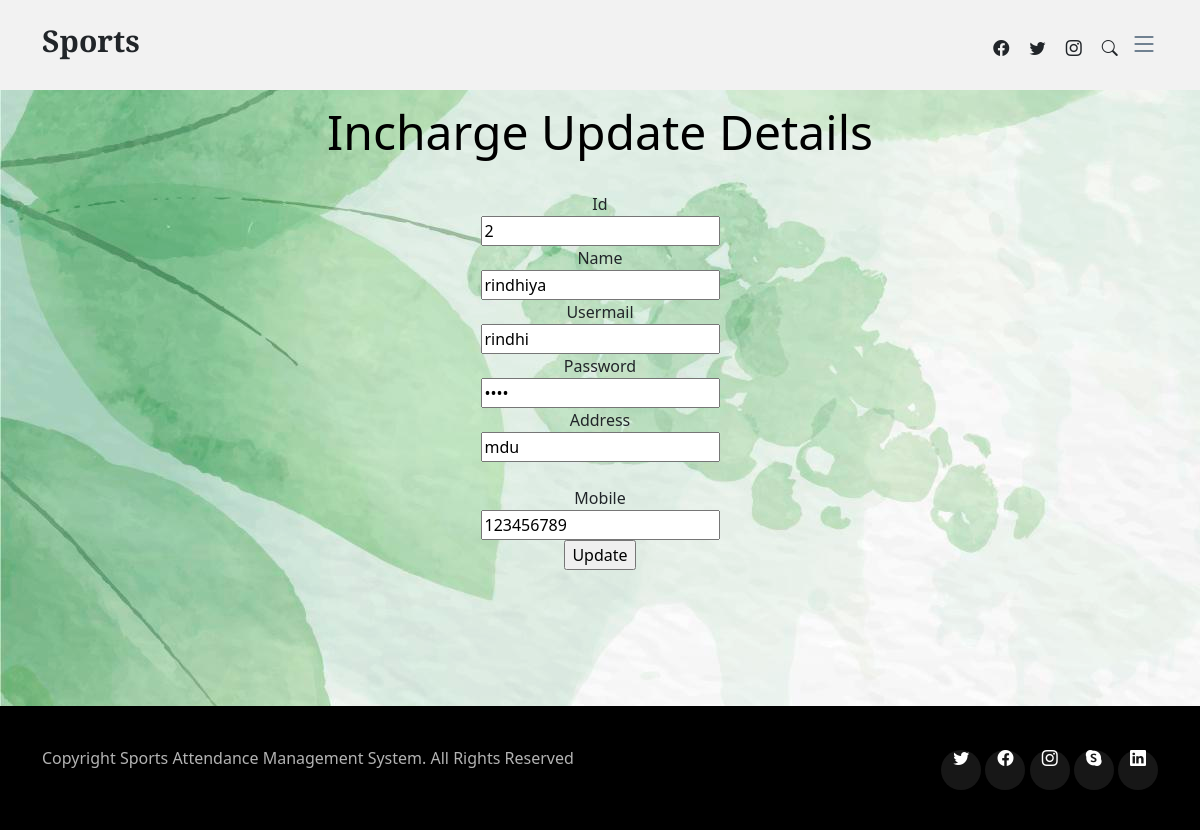
The app's page /inchrgeupdate.php?select=2 with its own data.
### tables this page shows
CREATE TABLE IF NOT EXISTS `sprtsin` (
  `id` int(50) NOT NULL AUTO_INCREMENT,
  `name` varchar(50) NOT NULL,
  `usermail` varchar(50) NOT NULL,
  `password` varchar(50) NOT NULL,
  `address` varchar(50) NOT NULL,
  `mobile` varchar(50) NOT NULL,
  PRIMARY KEY (`id`)
);

### inchrgeupdate.php (the view, shortened to what this page needs)
<?php
	include_once("style.php");
	include_once("adminheader.php");
?>
<?php
if(isset($_GET['select'])){
$query2 = "select * from sprtsin where id='".$_GET['select']."'";
			$result = mysql_query($query2);
			if(mysql_num_rows($result)){
			$row = mysql_fetch_assoc($result);
			}
}
?>
                       <div class="container">
<form action="" method="post" enctype="multipart/form-data" name="addroom">
<center>
<br>
<br>
<br>
<br>
<center><font color="black" size="8">Incharge Update Details </font></center>
 Id<br />
 <input name="id" type="text" value="<?php  echo $row['id']; ?>" />
 <br />
  Name<br />
 <input name="name" type="text" value="<?php  echo $row['name']; ?>" />
 <br />
Usermail<br />
 <input name="usermail" type="text"  value="<?php  echo $row['usermail']; ?>" />
 <br />
Password<br />
 <input name="password" type="password" value="<?php  echo $row['password']; ?>" class="ed" id="cou" />
 <br />
 Address<br />
 <input type="text" name="address" value="<?php  echo $row['address']; ?>" class="ed"><br />
 Mobile<br />
 <input name="mobile" type="text" value="<?php  echo $row['mobile']; ?>" />
 <br />
  <input type="submit" name="submit" value="Update" id="button1" />
  <br>
 </center>
 </form>
</div>
<br>
<br>
<br>
<br>
<br>
<?php
	include_once("footer.php");
	?>

### assets/css/main.css (style rules this page uses)
body { color: rgba(var(--color-primary-rgb), 1); }

### inchrgeupdate.php (style rules this page uses)
body { background-image: url("image.jpg"); }

### records on screen
sprtsin: id "2", name "rindhiya", usermail "rindhi", address "mdu", mobile "123456789"
